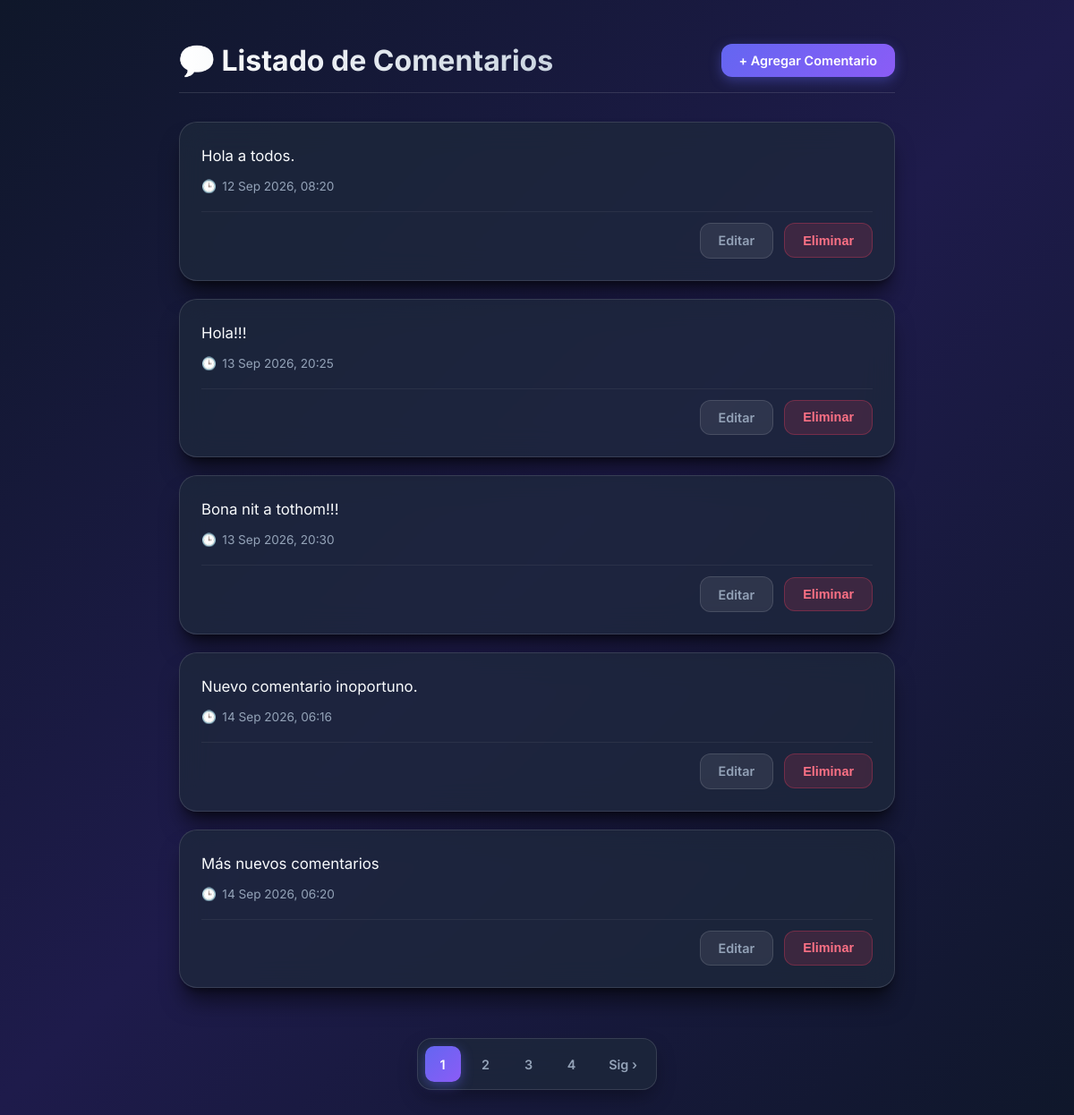
The app's page /comments/, older data.
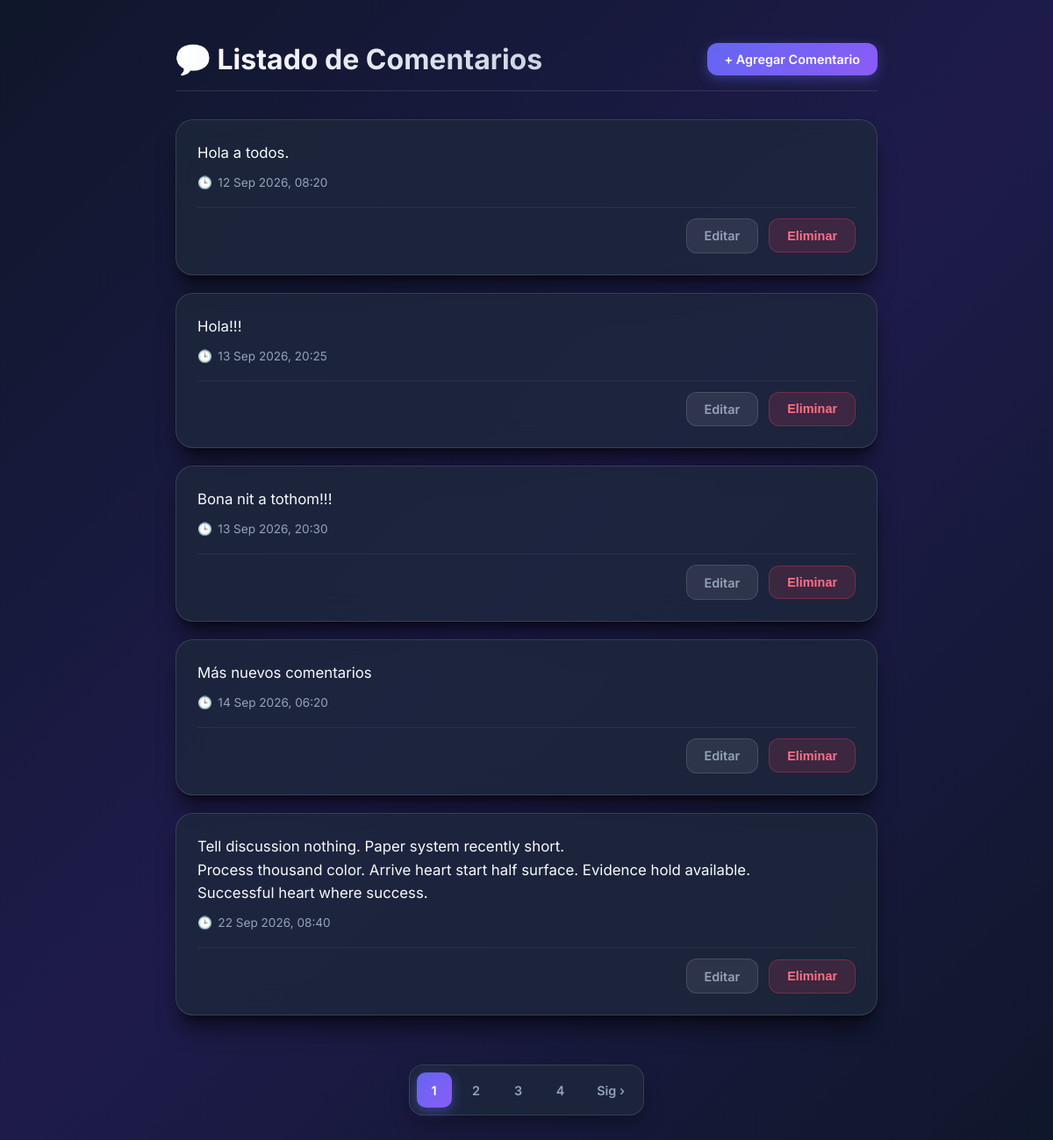
The same page, newer data.
### comments/models.py (models this page shows, shortened)
class Comment(models.Model):
    text = models.TextField()
    date_posted = models.DateTimeField(auto_now_add=True)
    element = models.ForeignKey(Element, related_name='comments', on_delete=models.CASCADE, null=True)

### comments/views.py (the view)
# urls.py: path('', views.index, name = 'index'),
def index(request):
    comments = Comment.objects.all()
    paginator = Paginator(comments, 5)
    page_number = request.GET.get('page')
    comments_page = paginator.get_page(page_number)
    return render(request, 'comments/index.html', {'comments':comments_page})

### comments/templates/comments/index.html (shortened to what this page needs)
<!DOCTYPE html>
<html lang="es">
<head>
</head>
<body>
    <div class="container">
        <header class="header">
            <h1>💬 Listado de Comentarios</h1>
            <a href="{% url 'comments:add' %}" class="btn btn-primary">+ Agregar Comentario</a>
        </header>
        <main class="comments-list">
            {% for c in comments %}
                <article class="comment-card">
                    <div class="comment-body">
                        <p class="comment-text">{{ c.text }}</p>
                        <div class="comment-meta">
                            <span>🕒</span>
                            <time>{{ c.date_posted|date:"d M Y, H:i" }}</time>
                        </div>
                    </div>
                    <div class="comment-actions">
                        <a href="{% url 'comments:update' c.id %}" class="btn btn-secondary">Editar</a>
                        <form action="{% url 'comments:delete' c.id %}" method="post" style="display:inline;">
                            <button type="submit" class="btn btn-danger" onclick="return confirm('¿Estás seguro de que deseas eliminar este comentario?');">Eliminar</button>
                        </form>
                    </div>
                </article>
            {% empty %}
                <div class="empty-state">
                    <p>No hay comentarios publicados aún. ¡Sé el primero en agregar uno!</p>
                </div>
            {% endfor %}
        </main>
        {% include 'comments/pagination.html' %}
    </div>
</body>
</html>

### comments/templates/comments/pagination.html (shortened to what this page needs)
{% if comments.has_other_pages %}
<nav class="pagination-nav" aria-label="Navegación de páginas">
    <ul class="pagination">
        {% for i in comments.paginator.page_range %}
            {% if i == comments.number %}
            <li class="page-item active">
                <span class="page-link">{{ i }}</span>
            </li>
            {% else %}
            <li class="page-item">
                <a class="page-link" href="?page={{ i }}">{{ i }}</a>
            </li>
            {% endif %}
        {% endfor %}
        {% if comments.has_next %}
        <li class="page-item">
            <a class="page-link" href="?page={{ comments.next_page_number }}" aria-label="Siguiente">Sig ›</a>
        </li>
        {% endif %}
    </ul>
</nav>
{% endif %}

### comments/templates/comments/index.html (style rules this page uses)
:root { --bg-gradient: linear-gradient(135deg, #0f172a 0%, #1e1b4b 50%, #0f172a 100%); --card-bg: rgba(30, 41, 59, 0.75); --card-border: rgba(255, 255, 255, 0.12); --text-main: #f8fafc; --text-muted: #94a3b8; --primary-gradient: linear-gradient(135deg, #6366f1 0%, #8b5cf6 100%); --primary-hover: linear-gradient(135deg, #4f46e5 0%, #7c3aed 100%); --secondary-bg: rgba(255, 255, 255, 0.08); --secondary-hover: rgba(255, 255, 255, 0.15); --danger-bg: rgba(244, 63, 94, 0.15); --danger-hover: rgba(244, 63, 94, 0.3); --danger-text: #fb7185; --shadow-lg: 0 20px 25px -5px rgba(0, 0, 0, 0.5), 0 8px 10px -6px rgba(0, 0, 0, 0.5); --radius-lg: 20px; --radius-md: 12px; }
* { box-sizing: border-box; margin: 0; padding: 0; }
body { font-family: 'Inter', system-ui, -apple-system, sans-serif; background: var(--bg-gradient); color: var(--text-main); min-height: 100vh; padding: 3rem 1.5rem; display: flex; justify-content: center; align-items: flex-start; }
.container { width: 100%; max-width: 800px; display: flex; flex-direction: column; gap: 2rem; }
.header { display: flex; justify-content: space-between; align-items: center; padding-bottom: 1rem; border-bottom: 1px solid var(--card-border); }
.header h1 { font-size: 2rem; font-weight: 700; background: linear-gradient(90deg, #ffffff 0%, #cbd5e1 100%); -webkit-background-clip: text; -webkit-text-fill-color: transparent; display: flex; align-items: center; gap: 0.75rem; }
.comments-list { display: flex; flex-direction: column; gap: 1.25rem; }
.comment-card { background: var(--card-bg); backdrop-filter: blur(16px); -webkit-backdrop-filter: blur(16px); border: 1px solid var(--card-border); border-radius: var(--radius-lg); padding: 1.5rem; box-shadow: var(--shadow-lg); display: flex; flex-direction: column; gap: 1.25rem; transition: transform 0.25s cubic-bezier(0.4, 0, 0.2, 1), border-color 0.25s ease; }
.comment-body { display: flex; flex-direction: column; gap: 0.75rem; }
.comment-text { font-size: 1.05rem; line-height: 1.6; color: var(--text-main); white-space: pre-wrap; word-break: break-word; }
.comment-meta { font-size: 0.85rem; color: var(--text-muted); display: flex; align-items: center; gap: 0.4rem; }
.comment-actions { display: flex; align-items: center; justify-content: flex-end; gap: 0.75rem; padding-top: 0.75rem; border-top: 1px solid rgba(255, 255, 255, 0.06); }
.btn { display: inline-flex; align-items: center; justify-content: center; gap: 0.5rem; padding: 0.65rem 1.25rem; font-size: 0.9rem; font-weight: 600; border-radius: var(--radius-md); text-decoration: none; cursor: pointer; transition: all 0.25s cubic-bezier(0.4, 0, 0.2, 1); border: none; outline: none; }
.btn-primary { background: var(--primary-gradient); color: #ffffff; box-shadow: 0 4px 14px 0 rgba(99, 102, 241, 0.39); }
.btn-secondary { background: var(--secondary-bg); color: var(--text-muted); border: 1px solid var(--card-border); }
.btn-danger { background: var(--danger-bg); color: var(--danger-text); border: 1px solid rgba(244, 63, 94, 0.3); }
.pagination-nav { display: flex; justify-content: center; margin-top: 1rem; }
.pagination { display: flex; align-items: center; list-style: none; gap: 0.5rem; padding: 0.5rem; background: var(--card-bg); border: 1px solid var(--card-border); border-radius: var(--radius-lg); backdrop-filter: blur(12px); }
.page-item { display: inline-block; }
.page-link { display: inline-flex; align-items: center; justify-content: center; min-width: 40px; height: 40px; padding: 0 0.75rem; border-radius: var(--radius-md); font-size: 0.9rem; font-weight: 600; color: var(--text-muted); text-decoration: none; transition: all 0.2s ease; }
.page-item.active .page-link { background: var(--primary-gradient); color: #ffffff; box-shadow: 0 4px 12px rgba(99, 102, 241, 0.4); }

Row changes from the older to the newer data that the page shows:
removed Comment: text "Nuevo comentario inoportuno.", date_posted "14 Sep 2026, 06:16"
now on this page (row unchanged): Comment: text "Tell discussion nothing. Paper system recently short. Process thousand color. Arrive heart start half surface. Evidence hold available. Successful heart where success.", date_posted "22 Sep 2026, 08:40"
